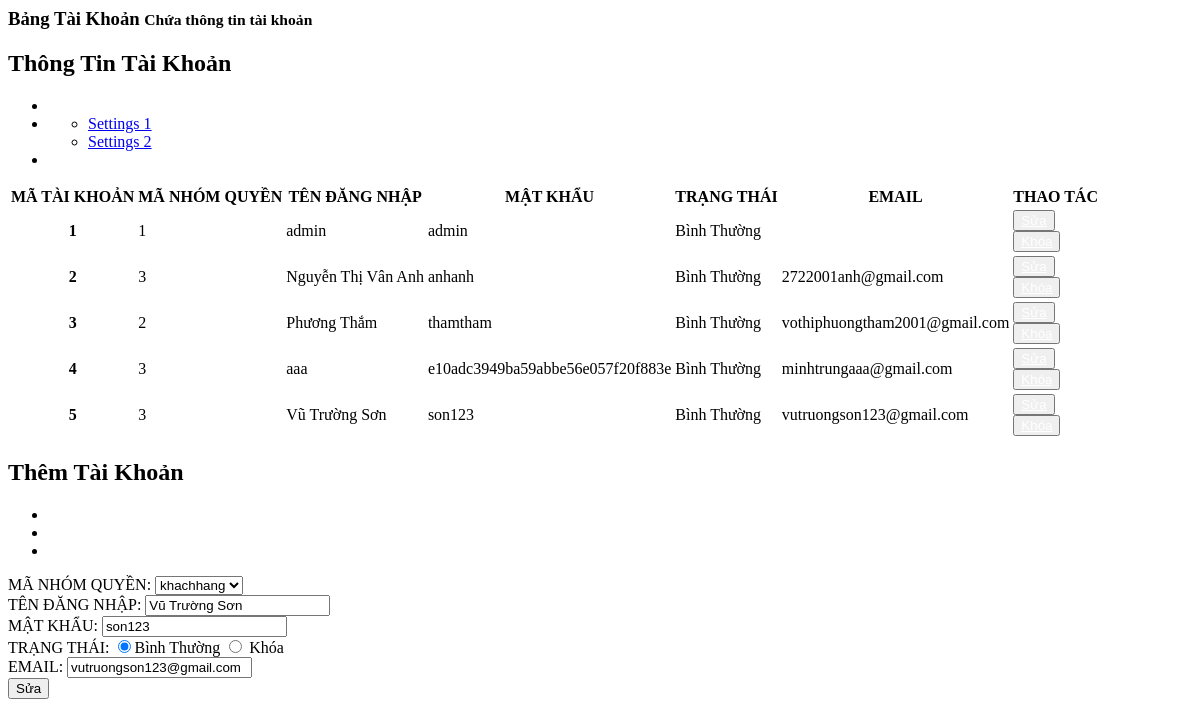
Screenshot of /admin/dashboard/manage_account.php?updatetk=5 with the database file from the repository.
### tables this page shows
CREATE TABLE `taikhoan` (
  `MA_TK` int(10) UNSIGNED NOT NULL,
  `MA_GROUP_QUYEN` int(10) UNSIGNED DEFAULT NULL,
  `TEN_DANG_NHAP` varchar(50) NOT NULL,
  `MAT_KHAU` varchar(500) NOT NULL,
  `STATUS` int(1) NOT NULL DEFAULT 1,
  `EMAIL` varchar(50) NOT NULL
);

CREATE TABLE `groupquyen` (
  `MA_GROUP_QUYEN` int(10) UNSIGNED NOT NULL,
  `TEN_GROUP_QUYEN` varchar(20) NOT NULL
);

### admin/dashboard/manage_account.php (the view, shortened to what this page needs)
<?php
$action_permission = "./action/add_account.php";
$displayupdate = 'none';
$displayblock = 'block';
$MA_TK = "";
$MA_GQ = "";
$TEN_DN = "";
$MK = "";
$EMAIL = "";
$TEN_GQ = "";
if (isset($_GET['updatetk'])) {
  $displayupdate = 'block';
  $id_ma_tk = $_GET['updatetk'];
  $showAccount = "SELECT * FROM taikhoan WHERE MA_TK = '$id_ma_tk'";
  $data1 = mysqli_fetch_assoc(mysqli_query($connect, $showAccount));
  $MA_TK = $data1['MA_TK'];
  $MA_GQ = $data1['MA_GROUP_QUYEN'];
  $TEN_DN = $data1['TEN_DANG_NHAP'];
  $MK = $data1['MAT_KHAU'];
  $EMAIL = $data1['EMAIL'];
  $showPermission = "SELECT * FROM groupquyen WHERE MA_GROUP_QUYEN='$MA_GQ'";
  $data = mysqli_fetch_assoc(mysqli_query($connect, $showPermission));
  $TEN_GQ = $data['TEN_GROUP_QUYEN'];
  $action_permission = "./action/update_account.php";
}
?>
<div class="right_col" role="main">
  <div class="">
    <div class="page-title">
      <div class="title_left">
        <h3>Bảng Tài Khoản <small>Chứa thông tin tài khoản</small></h3>
      </div>
    </div>
    <div class="row">
      <div class="col-md-8 col-sm-6 col-xs-12">
        <div class="x_panel">
          <div class="x_title">
            <h2>Thông Tin Tài Khoản </h2>
            <ul class="nav navbar-right panel_toolbox">
              <li><a class="collapse-link"><i class="fa fa-chevron-up"></i></a>
              </li>
              <li class="dropdown">
                <ul class="dropdown-menu" role="menu">
                  <li><a href="#">Settings 1</a>
                  </li>
                  <li><a href="#">Settings 2</a>
                  </li>
                </ul>
              </li>
              <li><a class="close-link"><i class="fa fa-close"></i></a>
              </li>
            </ul>
          </div>
          <div class="x_content" style="overflow: auto;">
            <table class="table table-striped">
              <thead>
                <tr>
                  <th>MÃ TÀI KHOẢN</th>
                  <th>MÃ NHÓM QUYỀN</th>
                  <th>TÊN ĐĂNG NHẬP</th>
                  <th>MẬT KHẨU</th>
                  <th>TRẠNG THÁI</th>
                  <th>EMAIL</th>
                  <th>THAO TÁC</th>
                </tr>
              </thead>
              <tbody>
                <?php
                $getAccount = "SELECT * FROM taikhoan";
                $Accounts = mysqli_query($connect, $getAccount);
                while ($Account = mysqli_fetch_array($Accounts)) {
                  if($Account['STATUS']=='1'){
                    $trangthai="Bình Thường";
                    $displayblock = 'block';
                  } else {
                    $trangthai = "Đã Khóa";
                    $displayunblock = 'block';
                    $displayblock = 'none';
                  }
                ?>
                  <tr>
                    <th scope="row"><?php echo $Account['MA_TK']  ?></th>
                    <td><?php echo $Account['MA_GROUP_QUYEN'] ?></td>
                    <td><?php echo $Account['TEN_DANG_NHAP'] ?></td>
                    <td><?php echo $Account['MAT_KHAU'] ?></td>
                    <td><?php echo $trangthai ?></td>
                    <td><?php echo $Account['EMAIL'] ?></td>
                    <td>
                      <button id="open-update-PN" type="button" class="btn btn-warning" onclick=''><a style="color: white;" href="index.php?manage=accounts&updatetk=<?php echo $Account['MA_TK'] ?>">Sửa</a></button>
                      <button type="submit" style="display:<?php echo $displayblock ?>" class="btn btn-success">
                        <a style="color: white;" href="index.php?manage=accounts&blockstt=<?php echo $Account['STATUS']?>&matk=<?php echo $Account['MA_TK'] ?>">Khóa</a>
                      </button>
                    </td>
                  </tr>
                <?php
                }
                ?>
              </tbody>
            </table>
          </div>
        </div>
      </div>
      <div class="col-md-4 col-sm-6 col-xs-12">
        <div class="x_panel">
          <div class="x_title">
            <h2>Thêm Tài Khoản</h2>
            <ul class="nav navbar-right panel_toolbox">
              <li><a class="collapse-link"><i class="fa fa-chevron-up"></i></a>
              </li>
              <li class="dropdown">
              </li>
              <li><a class="close-link"><i class="fa fa-close"></i></a>
              </li>
            </ul>
          </div>
          <div class="x_content">
            <form action="<?php echo $action_permission ?>" method="get" id='form-account' >
              <div class="form-group">
                <div class="form-group">
                  <label for="manhomquyen">MÃ NHÓM QUYỀN:</label>
                  <select class="form-control" id="manhomquyen" name="manhomquyen">
                    <option value="<?php echo  $MA_GQ ?>" selected><?php echo  $TEN_GQ ?></option>
                  </select>
                </div>
                <div class="form-group">
                  <label for="tendn">TÊN ĐĂNG NHẬP:</label>
                  <input type="text" class="form-control" id="tendn" placeholder="Nhập mã tài khoản" name="tendn" value="<?php echo  $TEN_DN ?>" require>
                </div>
                <div class="form-group">
                  <label for="mk">MẬT KHẨU:</label>
                  <input type="text" class="form-control" id="mk" placeholder="Nhập mã tài khoản" name="mk" value="<?php echo  $MK ?>" require>
                </div>
                <div class="form-group row">
                  <label for="trangthai">TRẠNG THÁI:</label>
                  <?php
                    $checked="";
                    $unchecked="";
                    $gettt = mysqli_query($connect, "SELECT STATUS from taikhoan WHERE MA_TK='$MA_TK'");
                    if ($gettt->num_rows > 0) {
                      while ($row = $gettt->fetch_assoc()) {
                        if ($row["STATUS"] == '1') {
                          $checked="checked" ;
                          $unchecked="";
                        } else if ($row["STATUS"] == '0') {
                          $unchecked="checked";
                          $checked="";
                        }
                      }
                    }
                  ?>
                  <input type="radio" <?php echo $checked;?> class="form-control" id="trangthai" name="trangthai" value="1" require>Bình Thường
                  <input type="radio" <?php echo $unchecked;?> class="form-control" id="trangthai" name="trangthai" value="0" require> Khóa
                </div>
                <div class="form-group">
                  <label for="email">EMAIL:</label>
                  <input type="text" class="form-control" id="email" placeholder="Nhập mã tài khoản" name="email" value="<?php echo  $EMAIL ?>" require>
                </div>
                <div id="button-update-PN" style="display:<?php echo $displayupdate ?>">
                  <button type="submit" class="btn btn-warning">Sửa</button>
                </div>
            </form>
          </div>
        </div>
      </div>
    </div>
  </div>
</div>

### rows the page displays
taikhoan: MA_TK "1", MA_GROUP_QUYEN "1", TEN_DANG_NHAP "admin", MAT_KHAU "admin", STATUS "Bình Thường"
taikhoan: MA_TK "2", MA_GROUP_QUYEN "3", TEN_DANG_NHAP "Nguyễn Thị Vân Anh", MAT_KHAU "anhanh", STATUS "Bình Thường", EMAIL "2722001anh@gmail.com"
taikhoan: MA_TK "3", MA_GROUP_QUYEN "2", TEN_DANG_NHAP "Phương Thắm", MAT_KHAU "thamtham", STATUS "Bình Thường", EMAIL "vothiphuongtham2001@gmail.com"
taikhoan: MA_TK "4", MA_GROUP_QUYEN "3", TEN_DANG_NHAP "aaa", MAT_KHAU "e10adc3949ba59abbe56e057f20f883e", STATUS "Bình Thường", EMAIL "minhtrungaaa@gmail.com"
taikhoan: MA_TK "5", MA_GROUP_QUYEN "3", TEN_DANG_NHAP "Vũ Trường Sơn", MAT_KHAU "son123", STATUS "Bình Thường", EMAIL "vutruongson123@gmail.com", tendn "Vũ Trường Sơn", mk "son123", email "vutruongson123@gmail.com"
groupquyen: manhomquyen "khachhang"
